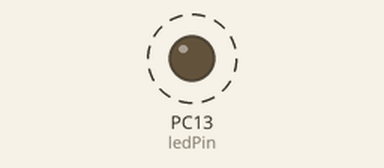
This program was run on a simulated STM32 Blue Pill. On the bench: output pins drawn as LEDs (lit = HIGH). Dashed ring = blinking. What the program prints to the serial monitor is not drawn.

Above: at 1.2 s.
Timing chart, 0 to 4.0 s (numbered marks = the images above):
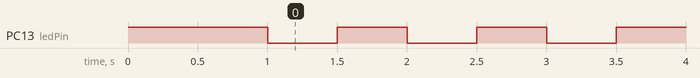

Measured:
- by itself, PC13 (ledPin): alternates HIGH for 0.50 s and LOW for 0.50 s

The program:

main.cpp
```cpp
// Sketch para STM32 BluePill - Piscar LED PC13 com mensagens seriais
// PlatformIO - STM32duino
#include <Arduino.h>

const int ledPin = PC13;  // LED na placa BluePill
unsigned long previousMillis = 0;
const long interval = 500;  // intervalo de 500ms
bool ledState = false;

void setup() {
  // Inicializa o pino do LED como saída
  pinMode(ledPin, OUTPUT);
  digitalWrite(ledPin, HIGH);  // LED desligado (lógica invertida)

  // Inicializa comunicação serial
  Serial.begin(115200);

  // Aguarda a inicialização do serial (opcional)
  delay(1000);

  Serial.println("Sistema iniciado - LED na PC13");
  Serial.println("Piscando a cada 500ms");
  Serial.println("========================");
}

void loop() {
  unsigned long currentMillis = millis();

  // Verifica se passou o intervalo de tempo
  if (currentMillis - previousMillis >= interval) {
    previousMillis = currentMillis;

    // Alterna o estado do LED
    ledState = !ledState;

    if (ledState) {
      digitalWrite(ledPin, LOW);   // LED ligado (lógica invertida)
      Serial.println("LED ON");
    } else {
      digitalWrite(ledPin, HIGH);  // LED desligado (lógica invertida)
      Serial.println("LED OFF");
    }
  }

}
```
